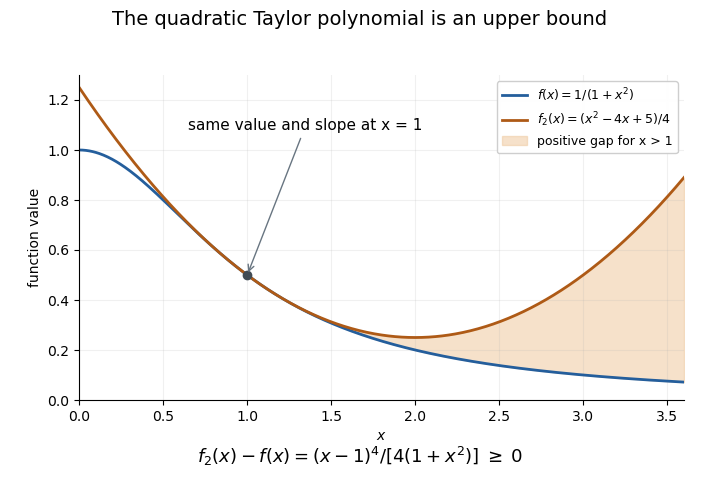

Here is the Python script that generated this plot:
"""Original reciprocal-quadratic/Taylor comparison; output to the current directory."""
from pathlib import Path

import numpy as np
from matplotlib.backends.backend_agg import FigureCanvasAgg
from matplotlib.figure import Figure


def main():
    figure = Figure(figsize=(7.2, 5), dpi=100, facecolor="white")
    FigureCanvasAgg(figure)
    ax = figure.add_axes((0.11, 0.20, 0.84, 0.65))
    x = np.linspace(0, 3.6, 721)
    f = 1 / (1 + x*x)
    p = ((x-1)**2 - 2*(x-1) + 2) / 4
    ax.plot(x, f, color="#245e9c", linewidth=2, label=r"$f(x)=1/(1+x^2)$")
    ax.plot(x, p, color="#ae5a16", linewidth=2, label=r"$f_2(x)=(x^2-4x+5)/4$")
    ax.fill_between(x, f, p, where=x>1, color="#efc99f", alpha=0.55,
                    label="positive gap for x > 1")
    ax.plot(1, 0.5, "o", color="#414b54", markersize=6)
    ax.annotate("same value and slope at x = 1", (1, 0.5), xytext=(0.65, 1.08),
                fontsize=11, arrowprops=dict(arrowstyle="->", color="#687581"))
    ax.set(xlim=(0, 3.6), ylim=(0, 1.3), xlabel="$x$", ylabel="function value")
    ax.grid(alpha=0.18)
    ax.legend(loc="upper right", fontsize=9, framealpha=0.96)
    ax.spines[["top", "right"]].set_visible(False)
    figure.text(0.5, 0.95, "The quadratic Taylor polynomial is an upper bound", ha="center", fontsize=14)
    figure.text(0.5, 0.075, r"$f_2(x)-f(x)=(x-1)^4/[4(1+x^2)]\;\geq\;0$",
                ha="center", fontsize=13)
    figure.savefig(Path.cwd() / "continuous-mathematics-taylor-majorant.png",
                   dpi=100, facecolor="white", transparent=False)


if __name__ == "__main__":
    main()
